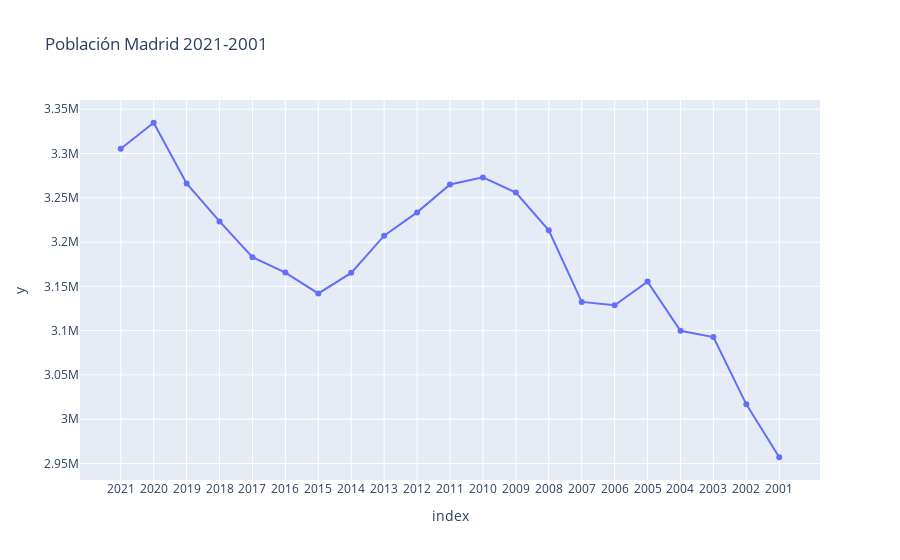

Notebook code for this chart:
### Markdown cell above
### Veamos ejemplo de otras grandes ciudades de España

### Code cell
Madrid = Poblacion_provincias.iloc[26]
fig1 = px.line(Madrid,x=Madrid.index,y=Madrid.values,markers=True,title='Población Madrid 2021-2001')
fig1.show()

### Figure 1 — Plotly figure (JSON) as saved in the notebook; plotly's stock layout.template omitted (floating-point values rounded to 4 significant figures)
{"data": [{"hovertemplate": "index=%{x}<br>y=%{y}<extra></extra>", "legendgroup": "", "line": {"color": "#636efa", "dash": "solid"}, "marker": {"symbol": "circle"}, "mode": "markers+lines", "name": "", "orientation": "v", "showlegend": false, "type": "scatter", "x": ["2021", "2020", "2019", "2018", "2017", "2016", "2015", "2014", "2013", "2012", "2011", "2010", "2009", "2008", "2007", "2006", "2005", "2004", "2003", "2002", "2001"], "xaxis": "x", "y": [3305408, 3334730, 3266126, 3223334, 3182981, 3165541, 3141991, 3165235, 3207247, 3233527, 3265038, 3273049, 3255944, 3213271, 3132463, 3128600, 3155359, 3099834, 3092759, 3016788, 2957058], "yaxis": "y"}], "layout": {"legend": {"tracegroupgap": 0}, "title": {"text": "Población Madrid 2021-2001"}, "xaxis": {"anchor": "y", "domain": [0, 1], "title": {"text": "index"}}, "yaxis": {"anchor": "x", "domain": [0, 1], "title": {"text": "y"}}}}
